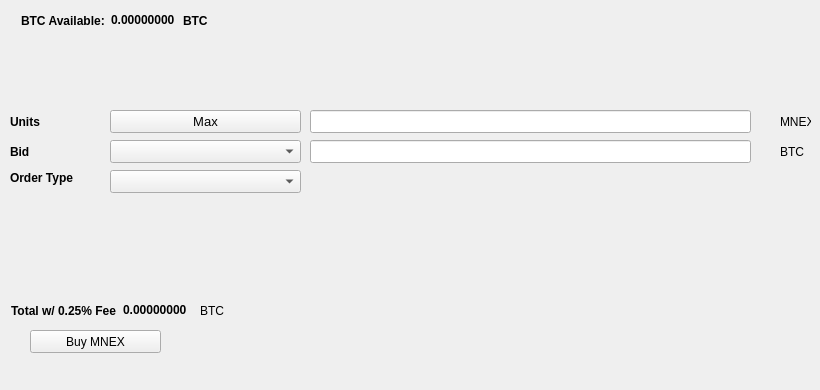
   <widget class="QWidget" name="BuyTab">
    <attribute name="title">
     <string>Buy</string>
    </attribute>
    <widget class="QPushButton" name="BuyMNEX">
     <property name="geometry">
      <rect>
       <x>30</x>
       <y>330</y>
       <width>131</width>
       <height>23</height>
      </rect>
     </property>
     <property name="text">
      <string>Buy MNEX</string>
     </property>
     <property name="icon">
      <iconset resource="../mnexcoin.qrc">
       <normaloff>:/icons/bitcoin</normaloff>:/icons/bitcoin</iconset>
     </property>
    </widget>
    <widget class="QLabel" name="label_3">
     <property name="geometry">
      <rect>
       <x>10</x>
       <y>110</y>
       <width>46</width>
       <height>23</height>
      </rect>
     </property>
     <property name="font">
      <font>
       <weight>75</weight>
       <bold>true</bold>
      </font>
     </property>
     <property name="text">
      <string>Units</string>
     </property>
    </widget>
    <widget class="QLineEdit" name="UnitsInput">
     <property name="geometry">
      <rect>
       <x>310</x>
       <y>110</y>
       <width>441</width>
       <height>23</height>
      </rect>
     </property>
     <property name="font">
      <font>
       <pointsize>9</pointsize>
       <weight>75</weight>
       <bold>true</bold>
      </font>
     </property>
    </widget>
    <widget class="QLineEdit" name="BuyBidPriceEdit">
     <property name="geometry">
      <rect>
       <x>310</x>
       <y>140</y>
       <width>441</width>
       <height>23</height>
      </rect>
     </property>
     <property name="font">
      <font>
       <pointsize>9</pointsize>
       <weight>75</weight>
       <bold>true</bold>
      </font>
     </property>
    </widget>
    <widget class="QLabel" name="label_4">
     <property name="geometry">
      <rect>
       <x>780</x>
       <y>110</y>
       <width>31</width>
       <height>23</height>
      </rect>
     </property>
     <property name="text">
      <string>MNEX</string>
     </property>
    </widget>
    <widget class="QLabel" name="label_5">
     <property name="geometry">
      <rect>
       <x>780</x>
       <y>140</y>
       <width>31</width>
       <height>23</height>
      </rect>
     </property>
     <property name="text">
      <string>BTC</string>
     </property>
    </widget>
    <widget class="QLabel" name="label_6">
     <property name="geometry">
      <rect>
       <x>10</x>
       <y>140</y>
       <width>46</width>
       <height>23</height>
      </rect>
     </property>
     <property name="font">
      <font>
       <weight>75</weight>
       <bold>true</bold>
      </font>
     </property>
     <property name="text">
      <string>Bid</string>
     </property>
    </widget>
    <widget class="QLabel" name="label_7">
     <property name="geometry">
      <rect>
       <x>10</x>
       <y>170</y>
       <width>91</width>
       <height>16</height>
      </rect>
     </property>
     <property name="font">
      <font>
       <weight>75</weight>
       <bold>true</bold>
      </font>
     </property>
     <property name="text">
      <string>Order Type</string>
     </property>
    </widget>
    <widget class="QPushButton" name="Buy_Max_Amount">
     <property name="geometry">
      <rect>
       <x>110</x>
       <y>110</y>
       <width>191</width>
       <height>23</height>
      </rect>
     </property>
     <property name="font">
      <font>
       <pointsize>10</pointsize>
      </font>
     </property>
     <property name="text">
      <string>Max</string>
     </property>
    </widget>
    <widget class="QComboBox" name="BuyBidcomboBox">
     <property name="geometry">
      <rect>
       <x>110</x>
       <y>140</y>
       <width>191</width>
       <height>23</height>
      </rect>
     </property>
     <property name="font">
      <font>
       <pointsize>10</pointsize>
      </font>
     </property>
    </widget>
    <widget class="QComboBox" name="buyOrdertypeCombo">
     <property name="geometry">
      <rect>
       <x>110</x>
       <y>170</y>
       <width>191</width>
       <height>23</height>
      </rect>
     </property>
     <property name="font">
      <font>
       <pointsize>10</pointsize>
      </font>
     </property>
    </widget>
    <widget class="QWidget" name="layoutWidget1">
     <property name="geometry">
      <rect>
       <x>21</x>
       <y>11</y>
       <width>227</width>
       <height>19</height>
      </rect>
     </property>
     <layout class="QHBoxLayout" name="horizontalLayout_3">
      <item>
       <widget class="QLabel" name="label232">
        <property name="font">
         <font>
          <weight>75</weight>
          <bold>true</bold>
         </font>
        </property>
        <property name="text">
         <string>BTC Available:</string>
        </property>
       </widget>
      </item>
      <item>
       <widget class="QLabel" name="BtcAvailableLbl">
        <property name="palette">
         <palette>
          <active>
           <colorrole role="WindowText">
            <brush brushstyle="SolidPattern">
             <color alpha="255">
              <red>0</red>
              <green>0</green>
              <blue>0</blue>
             </color>
            </brush>
           </colorrole>
           <colorrole role="Button">
            <brush brushstyle="SolidPattern">
             <color alpha="255">
              <red>0</red>
              <green>170</green>
              <blue>0</blue>
             </color>
            </brush>
           </colorrole>
           <colorrole role="Light">
            <brush brushstyle="SolidPattern">
             <color alpha="255">
              <red>0</red>
              <green>255</green>
              <blue>0</blue>
             </color>
            </brush>
           </colorrole>
           <colorrole role="Midlight">
            <brush brushstyle="SolidPattern">
             <color alpha="255">
              <red>0</red>
              <green>212</green>
              <blue>0</blue>
             </color>
            </brush>
           </colorrole>
           <colorrole role="Dark">
            <brush brushstyle="SolidPattern">
             <color alpha="255">
              <red>0</red>
              <green>85</green>
              <blue>0</blue>
             </color>
            </brush>
           </colorrole>
           <colorrole role="Mid">
            <brush brushstyle="SolidPattern">
             <color alpha="255">
              <red>0</red>
              <green>113</green>
              <blue>0</blue>
             </color>
            </brush>
           </colorrole>
           <colorrole role="Text">
            <brush brushstyle="SolidPattern">
             <color alpha="255">
              <red>0</red>
              <green>170</green>
              <blue>0</blue>
             </color>
            </brush>
           </colorrole>
           <colorrole role="BrightText">
            <brush brushstyle="SolidPattern">
             <color alpha="255">
              <red>255</red>
              <green>255</green>
              <blue>255</blue>
             </color>
            </brush>
           </colorrole>
           <colorrole role="ButtonText">
            <brush brushstyle="SolidPattern">
             <color alpha="255">
              <red>0</red>
              <green>0</green>
              <blue>0</blue>
             </color>
            </brush>
           </colorrole>
           <colorrole role="Base">
            <brush brushstyle="SolidPattern">
             <color alpha="255">
              <red>255</red>
              <green>255</green>
              <blue>255</blue>
             </color>
            </brush>
           </colorrole>
           <colorrole role="Window">
            <brush brushstyle="SolidPattern">
             <color alpha="255">
              <red>0</red>
              <green>170</green>
              <blue>0</blue>
             </color>
            </brush>
           </colorrole>
           <colorrole role="Shadow">
            <brush brushstyle="SolidPattern">
             <color alpha="255">
              <red>0</red>
              <green>0</green>
              <blue>0</blue>
             </color>
            </brush>
           </colorrole>
           <colorrole role="AlternateBase">
            <brush brushstyle="SolidPattern">
             <color alpha="255">
              <red>127</red>
              <green>212</green>
              <blue>127</blue>
             </color>
            </brush>
           </colorrole>
           <colorrole role="ToolTipBase">
            <brush brushstyle="SolidPattern">
             <color alpha="255">
              <red>255</red>
              <green>255</green>
              <blue>220</blue>
             </color>
            </brush>
           </colorrole>
           <colorrole role="ToolTipText">
            <brush brushstyle="SolidPattern">
             <color alpha="255">
              <red>0</red>
              <green>0</green>
              <blue>0</blue>
             </color>
            </brush>
           </colorrole>
          </active>
          <inactive>
           <colorrole role="WindowText">
            <brush brushstyle="SolidPattern">
             <color alpha="255">
              <red>0</red>
              <green>0</green>
              <blue>0</blue>
             </color>
            </brush>
           </colorrole>
           <colorrole role="Button">
            <brush brushstyle="SolidPattern">
             <color alpha="255">
              <red>0</red>
              <green>170</green>
              <blue>0</blue>
             </color>
            </brush>
           </colorrole>
           <colorrole role="Light">
            <brush brushstyle="SolidPattern">
             <color alpha="255">
              <red>0</red>
              <green>255</green>
              <blue>0</blue>
             </color>
            </brush>
           </colorrole>
           <colorrole role="Midlight">
            <brush brushstyle="SolidPattern">
             <color alpha="255">
              <red>0</red>
              <green>212</green>
              <blue>0</blue>
             </color>
            </brush>
           </colorrole>
           <colorrole role="Dark">
            <brush brushstyle="SolidPattern">
             <color alpha="255">
              <red>0</red>
              <green>85</green>
              <blue>0</blue>
             </color>
            </brush>
           </colorrole>
           <colorrole role="Mid">
            <brush brushstyle="SolidPattern">
             <color alpha="255">
              <red>0</red>
              <green>113</green>
              <blue>0</blue>
             </color>
            </brush>
           </colorrole>
           <colorrole role="Text">
            <brush brushstyle="SolidPattern">
             <color alpha="255">
              <red>0</red>
              <green>170</green>
              <blue>0</blue>
             </color>
            </brush>
           </colorrole>
           <colorrole role="BrightText">
            <brush brushstyle="SolidPattern">
             <color alpha="255">
              <red>255</red>
              <green>255</green>
              <blue>255</blue>
             </color>
            </brush>
           </colorrole>
           <colorrole role="ButtonText">
            <brush brushstyle="SolidPattern">
             <color alpha="255">
              <red>0</red>
              <green>0</green>
              <blue>0</blue>
             </color>
            </brush>
           </colorrole>
           <colorrole role="Base">
            <brush brushstyle="SolidPattern">
             <color alpha="255">
              <red>255</red>
              <green>255</green>
              <blue>255</blue>
             </color>
            </brush>
           </colorrole>
           <colorrole role="Window">
            <brush brushstyle="SolidPattern">
             <color alpha="255">
              <red>0</red>
              <green>170</green>
              <blue>0</blue>
             </color>
            </brush>
           </colorrole>
           <colorrole role="Shadow">
            <brush brushstyle="SolidPattern">
             <color alpha="255">
              <red>0</red>
              <green>0</green>
              <blue>0</blue>
             </color>
            </brush>
           </colorrole>
           <colorrole role="AlternateBase">
            <brush brushstyle="SolidPattern">
             <color alpha="255">
              <red>127</red>
              <green>212</green>
              <blue>127</blue>
             </color>
            </brush>
           </colorrole>
           <colorrole role="ToolTipBase">
            <brush brushstyle="SolidPattern">
             <color alpha="255">
              <red>255</red>
              <green>255</green>
              <blue>220</blue>
             </color>
            </brush>
           </colorrole>
           <colorrole role="ToolTipText">
            <brush brushstyle="SolidPattern">
             <color alpha="255">
              <red>0</red>
              <green>0</green>
              <blue>0</blue>
             </color>
            </brush>
           </colorrole>
          </inactive>
          <disabled>
           <colorrole role="WindowText">
            <brush brushstyle="SolidPattern">
             <color alpha="255">
              <red>0</red>
              <green>85</green>
              <blue>0</blue>
             </color>
            </brush>
           </colorrole>
           <colorrole role="Button">
            <brush brushstyle="SolidPattern">
             <color alpha="255">
              <red>0</red>
              <green>170</green>
              <blue>0</blue>
             </color>
            </brush>
           </colorrole>
           <colorrole role="Light">
            <brush brushstyle="SolidPattern">
             <color alpha="255">
              <red>0</red>
              <green>255</green>
              <blue>0</blue>
             </color>
            </brush>
           </colorrole>
           <colorrole role="Midlight">
            <brush brushstyle="SolidPattern">
             <color alpha="255">
              <red>0</red>
              <green>212</green>
              <blue>0</blue>
             </color>
            </brush>
           </colorrole>
           <colorrole role="Dark">
            <brush brushstyle="SolidPattern">
             <color alpha="255">
              <red>0</red>
              <green>85</green>
              <blue>0</blue>
             </color>
            </brush>
           </colorrole>
           <colorrole role="Mid">
            <brush brushstyle="SolidPattern">
             <color alpha="255">
              <red>0</red>
              <green>113</green>
              <blue>0</blue>
             </color>
            </brush>
           </colorrole>
           <colorrole role="Text">
            <brush brushstyle="SolidPattern">
             <color alpha="255">
              <red>0</red>
              <green>85</green>
              <blue>0</blue>
             </color>
            </brush>
           </colorrole>
           <colorrole role="BrightText">
            <brush brushstyle="SolidPattern">
             <color alpha="255">
              <red>255</red>
              <green>255</green>
              <blue>255</blue>
             </color>
            </brush>
           </colorrole>
           <colorrole role="ButtonText">
            <brush brushstyle="SolidPattern">
             <color alpha="255">
              <red>0</red>
              <green>85</green>
              <blue>0</blue>
             </color>
            </brush>
           </colorrole>
           <colorrole role="Base">
            <brush brushstyle="SolidPattern">
             <color alpha="255">
              <red>0</red>
              <green>170</green>
              <blue>0</blue>
             </color>
            </brush>
           </colorrole>
           <colorrole role="Window">
            <brush brushstyle="SolidPattern">
             <color alpha="255">
              <red>0</red>
              <green>170</green>
              <blue>0</blue>
             </color>
            </brush>
           </colorrole>
           <colorrole role="Shadow">
            <brush brushstyle="SolidPattern">
             <color alpha="255">
              <red>0</red>
              <green>0</green>
              <blue>0</blue>
             </color>
            </brush>
           </colorrole>
           <colorrole role="AlternateBase">
            <brush brushstyle="SolidPattern">
             <color alpha="255">
              <red>0</red>
              <green>170</green>
              <blue>0</blue>
             </color>
            </brush>
           </colorrole>
           <colorrole role="ToolTipBase">
            <brush brushstyle="SolidPattern">
             <color alpha="255">
              <red>255</red>
              <green>255</green>
              <blue>220</blue>
             </color>
            </brush>
           </colorrole>
           <colorrole role="ToolTipText">
            <brush brushstyle="SolidPattern">
             <color alpha="255">
              <red>0</red>
              <green>0</green>
              <blue>0</blue>
             </color>
            </brush>
           </colorrole>
          </disabled>
         </palette>
        </property>
        <property name="font">
         <font>
          <weight>75</weight>
          <bold>true</bold>
         </font>
        </property>
        <property name="text">
         <string>0.00000000</string>
        </property>
        <property name="textInteractionFlags">
         <set>Qt::LinksAccessibleByMouse|Qt::TextSelectableByKeyboard|Qt::TextSelectableByMouse</set>
        </property>
       </widget>
      </item>
      <item>
       <widget class="QLabel" name="BtcAvailableLbl_2">
        <property name="font">
         <font>
          <weight>75</weight>
          <bold>true</bold>
         </font>
        </property>
        <property name="text">
         <string>BTC</string>
        </property>
       </widget>
      </item>
     </layout>
    </widget>
    <widget class="QWidget" name="layoutWidge2">
     <property name="geometry">
      <rect>
       <x>11</x>
       <y>301</y>
       <width>259</width>
       <height>19</height>
      </rect>
     </property>
     <layout class="QHBoxLayout" name="horizontalLayout_4">
      <item>
       <widget class="QLabel" name="label_9">
        <property name="font">
         <font>
          <weight>75</weight>
          <bold>true</bold>
         </font>
        </property>
        <property name="text">
         <string>Total w/ 0.25% Fee</string>
        </property>
       </widget>
      </item>
      <item>
       <widget class="QLabel" name="BuyCostLabel">
        <property name="palette">
         <palette>
          <active>
           <colorrole role="WindowText">
            <brush brushstyle="SolidPattern">
             <color alpha="255">
              <red>0</red>
              <green>0</green>
              <blue>0</blue>
             </color>
            </brush>
           </colorrole>
           <colorrole role="Button">
            <brush brushstyle="SolidPattern">
             <color alpha="255">
              <red>0</red>
              <green>170</green>
              <blue>0</blue>
             </color>
            </brush>
           </colorrole>
           <colorrole role="Light">
            <brush brushstyle="SolidPattern">
             <color alpha="255">
              <red>0</red>
              <green>255</green>
              <blue>0</blue>
             </color>
            </brush>
           </colorrole>
           <colorrole role="Midlight">
            <brush brushstyle="SolidPattern">
             <color alpha="255">
              <red>0</red>
              <green>212</green>
              <blue>0</blue>
             </color>
            </brush>
           </colorrole>
           <colorrole role="Dark">
            <brush brushstyle="SolidPattern">
             <color alpha="255">
              <red>0</red>
              <green>85</green>
              <blue>0</blue>
             </color>
            </brush>
           </colorrole>
           <colorrole role="Mid">
            <brush brushstyle="SolidPattern">
             <color alpha="255">
              <red>0</red>
              <green>113</green>
              <blue>0</blue>
             </color>
            </brush>
           </colorrole>
           <colorrole role="Text">
            <brush brushstyle="SolidPattern">
             <color alpha="255">
              <red>0</red>
              <green>170</green>
              <blue>0</blue>
             </color>
            </brush>
           </colorrole>
           <colorrole role="BrightText">
            <brush brushstyle="SolidPattern">
             <color alpha="255">
              <red>255</red>
              <green>255</green>
              <blue>255</blue>
             </color>
            </brush>
           </colorrole>
           <colorrole role="ButtonText">
            <brush brushstyle="SolidPattern">
             <color alpha="255">
              <red>0</red>
              <green>0</green>
              <blue>0</blue>
             </color>
            </brush>
           </colorrole>
           <colorrole role="Base">
            <brush brushstyle="SolidPattern">
             <color alpha="255">
              <red>255</red>
              <green>255</green>
              <blue>255</blue>
             </color>
            </brush>
           </colorrole>
           <colorrole role="Window">
            <brush brushstyle="SolidPattern">
             <color alpha="255">
              <red>0</red>
              <green>170</green>
              <blue>0</blue>
             </color>
            </brush>
           </colorrole>
           <colorrole role="Shadow">
            <brush brushstyle="SolidPattern">
             <color alpha="255">
              <red>0</red>
              <green>0</green>
              <blue>0</blue>
             </color>
            </brush>
           </colorrole>
           <colorrole role="AlternateBase">
            <brush brushstyle="SolidPattern">
             <color alpha="255">
              <red>127</red>
              <green>212</green>
              <blue>127</blue>
             </color>
            </brush>
           </colorrole>
           <colorrole role="ToolTipBase">
            <brush brushstyle="SolidPattern">
             <color alpha="255">
              <red>255</red>
              <green>255</green>
              <blue>220</blue>
             </color>
            </brush>
           </colorrole>
           <colorrole role="ToolTipText">
            <brush brushstyle="SolidPattern">
             <color alpha="255">
              <red>0</red>
              <green>0</green>
              <blue>0</blue>
             </color>
            </brush>
           </colorrole>
          </active>
          <inactive>
           <colorrole role="WindowText">
            <brush brushstyle="SolidPattern">
             <color alpha="255">
              <red>0</red>
              <green>0</green>
              <blue>0</blue>
             </color>
            </brush>
           </colorrole>
           <colorrole role="Button">
            <brush brushstyle="SolidPattern">
             <color alpha="255">
              <red>0</red>
              <green>170</green>
              <blue>0</blue>
             </color>
            </brush>
           </colorrole>
           <colorrole role="Light">
            <brush brushstyle="SolidPattern">
             <color alpha="255">
              <red>0</red>
              <green>255</green>
              <blue>0</blue>
             </color>
            </brush>
           </colorrole>
           <colorrole role="Midlight">
            <brush brushstyle="SolidPattern">
             <color alpha="255">
              <red>0</red>
              <green>212</green>
              <blue>0</blue>
             </color>
            </brush>
           </colorrole>
           <colorrole role="Dark">
            <brush brushstyle="SolidPattern">
             <color alpha="255">
              <red>0</red>
              <green>85</green>
              <blue>0</blue>
             </color>
            </brush>
           </colorrole>
           <colorrole role="Mid">
            <brush brushstyle="SolidPattern">
             <color alpha="255">
              <red>0</red>
              <green>113</green>
              <blue>0</blue>
             </color>
            </brush>
           </colorrole>
           <colorrole role="Text">
            <brush brushstyle="SolidPattern">
             <color alpha="255">
              <red>0</red>
              <green>170</green>
              <blue>0</blue>
             </color>
            </brush>
           </colorrole>
           <colorrole role="BrightText">
            <brush brushstyle="SolidPattern">
             <color alpha="255">
              <red>255</red>
              <green>255</green>
              <blue>255</blue>
             </color>
            </brush>
           </colorrole>
           <colorrole role="ButtonText">
            <brush brushstyle="SolidPattern">
             <color alpha="255">
              <red>0</red>
              <green>0</green>
              <blue>0</blue>
             </color>
            </brush>
           </colorrole>
           <colorrole role="Base">
            <brush brushstyle="SolidPattern">
             <color alpha="255">
              <red>255</red>
              <green>255</green>
              <blue>255</blue>
             </color>
            </brush>
           </colorrole>
           <colorrole role="Window">
            <brush brushstyle="SolidPattern">
             <color alpha="255">
              <red>0</red>
              <green>170</green>
              <blue>0</blue>
             </color>
            </brush>
           </colorrole>
           <colorrole role="Shadow">
            <brush brushstyle="SolidPattern">
             <color alpha="255">
              <red>0</red>
              <green>0</green>
              <blue>0</blue>
             </color>
            </brush>
           </colorrole>
           <colorrole role="AlternateBase">
            <brush brushstyle="SolidPattern">
             <color alpha="255">
              <red>127</red>
              <green>212</green>
              <blue>127</blue>
             </color>
            </brush>
           </colorrole>
           <colorrole role="ToolTipBase">
            <brush brushstyle="SolidPattern">
             <color alpha="255">
              <red>255</red>
              <green>255</green>
              <blue>220</blue>
             </color>
            </brush>
           </colorrole>
           <colorrole role="ToolTipText">
            <brush brushstyle="SolidPattern">
             <color alpha="255">
              <red>0</red>
              <green>0</green>
              <blue>0</blue>
             </color>
            </brush>
           </colorrole>
          </inactive>
          <disabled>
           <colorrole role="WindowText">
            <brush brushstyle="SolidPattern">
             <color alpha="255">
              <red>0</red>
              <green>85</green>
              <blue>0</blue>
             </color>
            </brush>
           </colorrole>
           <colorrole role="Button">
            <brush brushstyle="SolidPattern">
             <color alpha="255">
              <red>0</red>
              <green>170</green>
              <blue>0</blue>
             </color>
            </brush>
           </colorrole>
           <colorrole role="Light">
            <brush brushstyle="SolidPattern">
             <color alpha="255">
              <red>0</red>
              <green>255</green>
              <blue>0</blue>
             </color>
            </brush>
           </colorrole>
           <colorrole role="Midlight">
            <brush brushstyle="SolidPattern">
             <color alpha="255">
              <red>0</red>
              <green>212</green>
              <blue>0</blue>
             </color>
            </brush>
           </colorrole>
           <colorrole role="Dark">
            <brush brushstyle="SolidPattern">
             <color alpha="255">
              <red>0</red>
              <green>85</green>
              <blue>0</blue>
             </color>
            </brush>
           </colorrole>
           <colorrole role="Mid">
            <brush brushstyle="SolidPattern">
             <color alpha="255">
              <red>0</red>
              <green>113</green>
              <blue>0</blue>
             </color>
            </brush>
           </colorrole>
           <colorrole role="Text">
            <brush brushstyle="SolidPattern">
             <color alpha="255">
              <red>0</red>
              <green>85</green>
              <blue>0</blue>
             </color>
            </brush>
           </colorrole>
           <colorrole role="BrightText">
            <brush brushstyle="SolidPattern">
             <color alpha="255">
              <red>255</red>
              <green>255</green>
              <blue>255</blue>
             </color>
            </brush>
           </colorrole>
           <colorrole role="ButtonText">
            <brush brushstyle="SolidPattern">
             <color alpha="255">
              <red>0</red>
              <green>85</green>
              <blue>0</blue>
             </color>
            </brush>
           </colorrole>
           <colorrole role="Base">
            <brush brushstyle="SolidPattern">
             <color alpha="255">
              <red>0</red>
              <green>170</green>
              <blue>0</blue>
             </color>
            </brush>
           </colorrole>
           <colorrole role="Window">
            <brush brushstyle="SolidPattern">
             <color alpha="255">
              <red>0</red>
              <green>170</green>
              <blue>0</blue>
             </color>
            </brush>
           </colorrole>
           <colorrole role="Shadow">
            <brush brushstyle="SolidPattern">
             <color alpha="255">
              <red>0</red>
              <green>0</green>
              <blue>0</blue>
             </color>
            </brush>
           </colorrole>
           <colorrole role="AlternateBase">
            <brush brushstyle="SolidPattern">
             <color alpha="255">
              <red>0</red>
              <green>170</green>
              <blue>0</blue>
             </color>
            </brush>
           </colorrole>
           <colorrole role="ToolTipBase">
            <brush brushstyle="SolidPattern">
             <color alpha="255">
              <red>255</red>
              <green>255</green>
              <blue>220</blue>
             </color>
            </brush>
           </colorrole>
           <colorrole role="ToolTipText">
            <brush brushstyle="SolidPattern">
             <color alpha="255">
              <red>0</red>
              <green>0</green>
              <blue>0</blue>
             </color>
            </brush>
           </colorrole>
          </disabled>
         </palette>
        </property>
        <property name="font">
         <font>
          <weight>75</weight>
          <bold>true</bold>
         </font>
        </property>
        <property name="autoFillBackground">
         <bool>false</bool>
        </property>
        <property name="text">
         <string>0.00000000</string>
        </property>
        <property name="textInteractionFlags">
         <set>Qt::LinksAccessibleByMouse|Qt::TextSelectableByMouse</set>
        </property>
       </widget>
      </item>
      <item>
       <widget class="QLabel" name="label_10">
        <property name="font">
         <font>
          <weight>50</weight>
          <bold>false</bold>
         </font>
        </property>
        <property name="text">
         <string>BTC</string>
        </property>
       </widget>
      </item>
     </layout>
    </widget>
    <widget class="QLabel" name="label_24">
     <property name="geometry">
      <rect>
       <x>460</x>
       <y>300</y>
       <width>281</width>
       <height>81</height>
      </rect>
     </property>
     <property name="text">
      <string/>
     </property>
     <property name="pixmap">
      <pixmap>:/images/bittrex</pixmap>
     </property>
    </widget>
   </widget>
